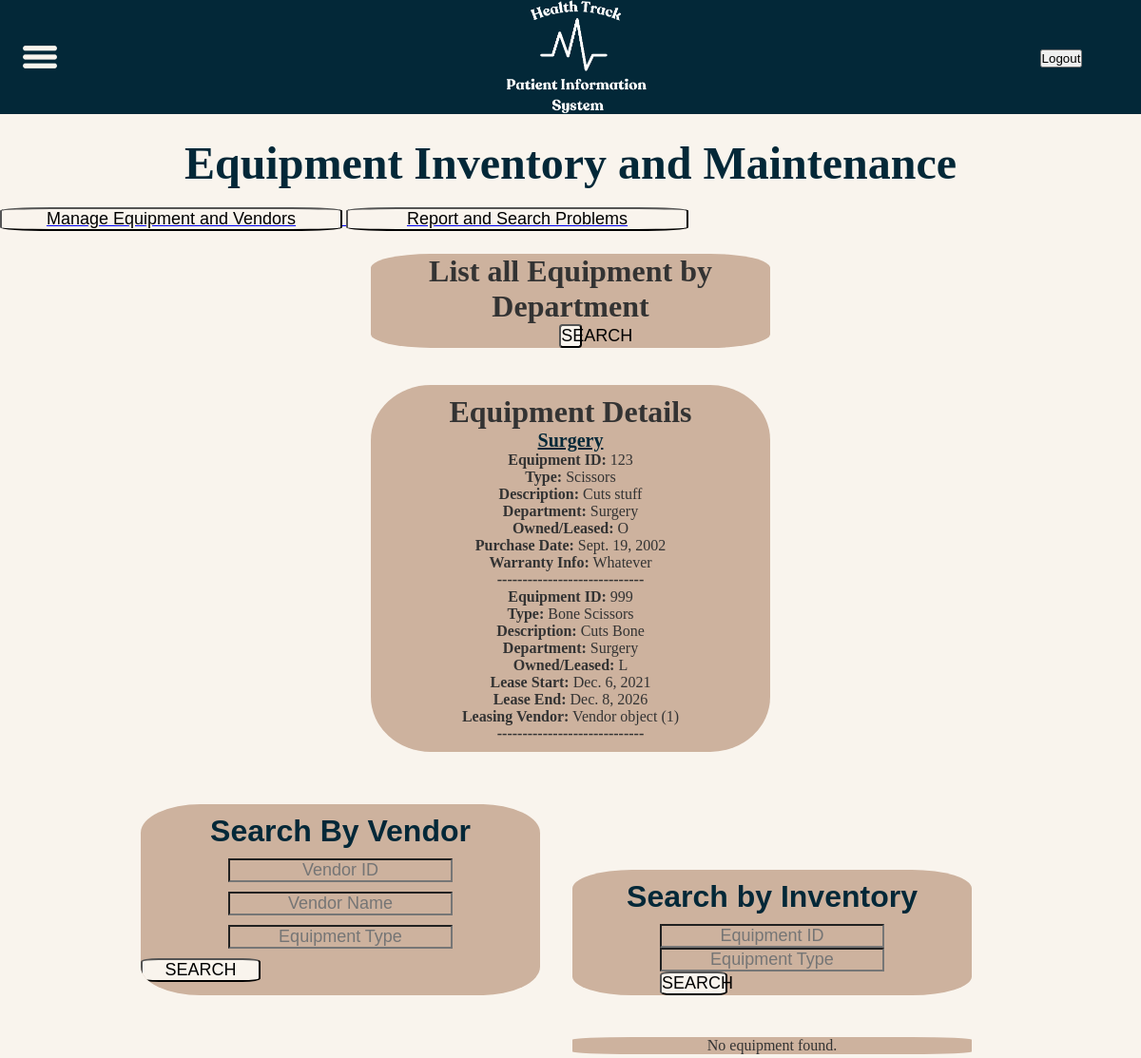
The app's page /equipment/department/ with its own data.
### equipment/models.py (models this page shows, shortened)
class Equipment(models.Model):
    equipmentid = models.IntegerField(db_column='EquipmentID', primary_key=True)  # Field name made lowercase.
    type = models.CharField(db_column='Type', max_length=45)  # Field name made lowercase.
    lease_terms = models.CharField(
        db_column='Lease Terms',
        max_length=45,
        blank=True,
        null=True
    )  # Field name made lowercase. Field renamed to remove unsuitable characters.
    description = models.CharField(
        db_column='Description',
        max_length=120,
        blank=True,
        null=True
    )  # Field name made lowercase.
    departmentleased = models.CharField(
        db_column='DepartmentLeased',
        max_length=45,
        blank=True,
        null=True
    )  # Field name made lowercase.
    owned_lease = models.CharField(
        db_column='Owned/Lease',
        max_length=1
    )  # Field name made lowercase. Field renamed to remove unsuitable characters.
    purchasedate = models.DateField(db_column='PurchaseDate', blank=True, null=True)  # Field name made lowercase.
    warenty_info = models.CharField(
        db_column='Warenty Info',
        max_length=120,
        blank=True,
        null=True
    )  # Field name made lowercase. Field renamed to remove unsuitable characters.
    lease_start = models.DateField(db_column='LeaseStart', blank=True, null=True)  # New field for lease start date.
    lease_end = models.DateField(db_column='LeaseEnd', blank=True, null=True)  # New field for lease end date.
    vendor = models.ForeignKey(Vendor, on_delete=models.SET_NULL, null=True, blank=True, db_column='VendorID')
    class Meta:
        db_table = 'equipment_two'

class Vendor(models.Model):
    vendorid = models.IntegerField(db_column='VendorID', primary_key=True)
    name = models.CharField(max_length=100, unique=True)
    address = models.TextField()
    equipment_types = models.CharField(max_length=200, help_text="Comma-separated list of equipment types")
    preferred = models.BooleanField(default=False)
    class Meta:
        db_table = 'vendor'

### equipment/views.py (the view)
# urls.py: path('equipment/department/', DepartmentView.as_view(),name='department_search'),
class DepartmentView(View):
    def get(self, request):
        department_query = request.GET.get('departmentleased', '')
        if department_query:
            equipment_list = Equipment.objects.filter(departmentleased__icontains=department_query)
        else:
            equipment_list = Equipment.objects.all()
        grouped_equipment = {}
        for item in equipment_list:
            department = item.departmentleased
            if department not in grouped_equipment:
                grouped_equipment[department] = []
            grouped_equipment[department].append(item)
        context = {
            'grouped_equipment': grouped_equipment,
            'department_query': department_query,
        }
        return render(request, 'equipment.html', context)

### equipment/templates/equipment.html (shortened to what this page needs)
{% extends "baseTemplate.html" %}
{% load static %}
{% block page_css %}
    <link rel="stylesheet" href="{% static 'css/equipment.css' %}">
{% endblock %}
{% block content %}
<h1 class="equipment-title">Equipment Inventory and Maintenance</h1>
<a href="{% url 'manage_page' %}">
    <button class="type-button">Manage Equipment and Vendors</button>
</a>
<a href="{% url 'problems_page' %}">
    <button class="type-button">Report and Search Problems</button>
</a>
<div class="type-parent">
    <h1>List all Equipment by Department</h1>
    <form method="GET" action="{% url 'department_search' %}">
        <button class="type-button">SEARCH</button>
    </form>
</div>
<div class="department-search-container">
    {% if grouped_equipment %}
        <div class="department-background">
            <h2 style="font-size: 32px;"></h2style>Equipment Details</h2>
            {% for department, items in grouped_equipment.items %}
                <h3><div class="department-label">{{ department }}</class></h3>
                <ul>
                    {% for item in items %}
                        <li>
                            <p><strong>Equipment ID:</strong> {{ item.equipmentid }}</p>
                            <p><strong>Type:</strong> {{ item.type }}</p>
                            <p><strong>Description:</strong> {{ item.description }}</p>
                            <p><strong>Department:</strong> {{ item.departmentleased }}</p>
                            <p><strong>Owned/Leased:</strong> {{ item.owned_lease }}</p>
                            {% if item.purchasedate %}
                                <p><strong>Purchase Date:</strong> {{ item.purchasedate }}</p>
                            {% endif %}
                            {% if item.warenty_info %}
                                <p><strong>Warranty Info:</strong> {{ item.warenty_info }}</p>
                            {% endif %}
                            {% if item.lease_start %}
                                <p><strong>Lease Start:</strong> {{ item.lease_start }}</p>
                                <p><strong>Lease End:</strong> {{ item.lease_end }}</p>
                                <p><strong>Leasing Vendor:</strong> {{ item.vendor }}</p>
                            {% endif %}
                            <p><strong>-----------------------------</strong></p>
                        </li>
                    {% endfor %}
                </ul>
            {% endfor %}
        </div>
    {% else %}
        {% if search_query %}
            <p>No equipment found.</p>
        {% endif %}
    {% endif %}
</div>
<div class="search-parent">
    <div class="vendor-background">
        <div class="vendor-title">Search By Vendor</div>
        <div class="vendor-input">
            <form method="GET" action="{% url 'vendor_search' %}">
                <input class="vendor-id" type="text" name="vendorid" placeholder="Vendor ID" value="{{ query_vendorid }}">
                <input class="vendor-name" type="text" name="name" placeholder="Vendor Name" value="{{ query_name }}">
                <input class="vendor-name" type="text" name="equipment_type" placeholder="Equipment Type" value="{{ query_equipment_type }}">
                <button class="vendor-button">SEARCH</button>
            </form>
        </div>
    </div>
    <div class="inventory-background">
        <div class="inventory-title">Search by Inventory</div>
        <div class="inventory-interact">
            <form method="GET" action="{% url 'equipment' %}">
                <input class="inventory-id" type="text" name="equipmentid" placeholder="Equipment ID" value="{{ query_id }}">
                <input class="inventory-id" type="text" name="type" placeholder="Equipment Type" value="{{ query_type }}">
                <button class="inventory-button">SEARCH</button>
            </form>
        </div>
    </div>
</div>
<div class="search-parent">
    <div class="inventory-background">
        {% if equipment_results %}
            <h2>Equipment Details</h2>
            <ul>
                {% for item in equipment_results %}
                    <li>
                        <p><strong>Equipment ID:</strong> {{ item.equipmentid }}</p>
                        <p><strong>Type:</strong> {{ item.type }}</p>
                        <p><strong>Description:</strong> {{ item.description }}</p>
                        <p><strong>Department:</strong> {{ item.departmentleased }}</p>
                        <p><strong>Owned/Leased:</strong> {{ item.owned_lease }}</p>
                        {% if item.purchasedate %}
                            <p><strong>Purchase Date:</strong> {{ item.purchasedate }}</p>
                        {% endif %}
                        {% if item.warenty_info %}
                            <p><strong>Warranty Info:</strong> {{ item.warenty_info }}</p>
                        {% endif %}
                        {% if item.lease_start %}
                            <p><strong>Lease Start:</strong> {{ item.lease_start }}</p>
                            <p><strong>Lease End:</strong> {{ item.lease_end }}</p>
                            <p><strong>Leasing Vendor:</strong> {{ item.vendor }}</p>
                        {% endif %}
                        <p><strong>-----------------------------</strong></p>
                    </li>
                {% endfor %}
            </ul>
        {% else %}
            <p>No equipment found.</p>
        {% endif %}
    </div>
</div>
{% endblock %}

### djangoProject/static/css/template.css (style rules this page uses)
* { margin: 0; padding: 0; box-sizing: border-box; }
body { font-family: "source-serif-pro", serif; font-weight: 400; font-style: normal; background-color: #f9f4ed; color: #333; }

### equipment/static/css/equipment.css (style rules this page uses)
.equipment-title { color:#032838; font-size: 48px; text-align: center; margin-bottom: 0.5cm; }
.type-parent { display: flex; flex-direction: column; align-items: center; justify-content: center; text-align: center; background-color: #CDB29E; height: auto; width: 35vw; box-sizing: border-box; overflow: hidden; border-radius: 15%; margin: 3vh auto; }
.type-button { display: inline; font-size: 18px; border-radius: 15%; outline-width: medium; background-color: #f9f4ed; height: auto; width: 30%; }
.search-parent { margin: auto; text-align: center; }
.vendor-background, .inventory-background { margin-right: 30px; display: inline-block; background-color: #CDB29E; height: auto; width: 35vw; box-sizing: border-box; overflow: hidden; border-radius: 15%; margin-top: 5vh; }
.vendor-title, .inventory-title { margin-top: 10px; margin-bottom: 10px; text-align: center; font-size: 32px; font-weight: bold; font-family: Arial, sans-serif; color: #032838; }
.vendor-input, .vendor-id, .vendor-name { text-align: center; margin-bottom: 10px; font-size: 18px; color: #000000; background-color: transparent; display: inline-block; overflow: hidden; }
.inventory-interact { display: flex; flex-direction: column; align-items: center; gap: 10px; justify-content: center; }
.inventory-id { text-align: center; font-size: 18px; color: #000000; background-color: transparent; display: flex; overflow: hidden; }
.inventory-button, .vendor-button { display: block; font-size: 18px; border-radius: 15%; outline-width: medium; background-color: #f9f4ed; height: auto; width: 30%; }
.department-search-container { display: flex; justify-content: center; align-items: center; height: auto; width: 100%; padding: 15px; }
.department-background { background-color: #CDB29E; height: auto; width: 35vw; box-sizing: border-box; overflow: hidden; border-radius: 15%; padding: 10px; display: block; text-align: center; }
.department-search-container p, .department-background h2, .department-background h3, .department-background li { text-align: center; }
.department-search-container p { font-size: 1rem; }
.department-label { color:#032838; font-size: 20px; text-decoration: underline; }

### records on screen
Equipment: DepartmentLeased "Surgery", equipmentid "123", type "Scissors", description "Cuts stuff", departmentleased "Surgery", owned_lease "O", purchasedate "Sept. 19, 2002", warenty_info "Whatever"
Equipment: equipmentid "999", type "Bone Scissors", description "Cuts Bone", departmentleased "Surgery", owned_lease "L", lease_start "Dec. 6, 2021", lease_end "Dec. 8, 2026", vendor "Vendor object (1)"
